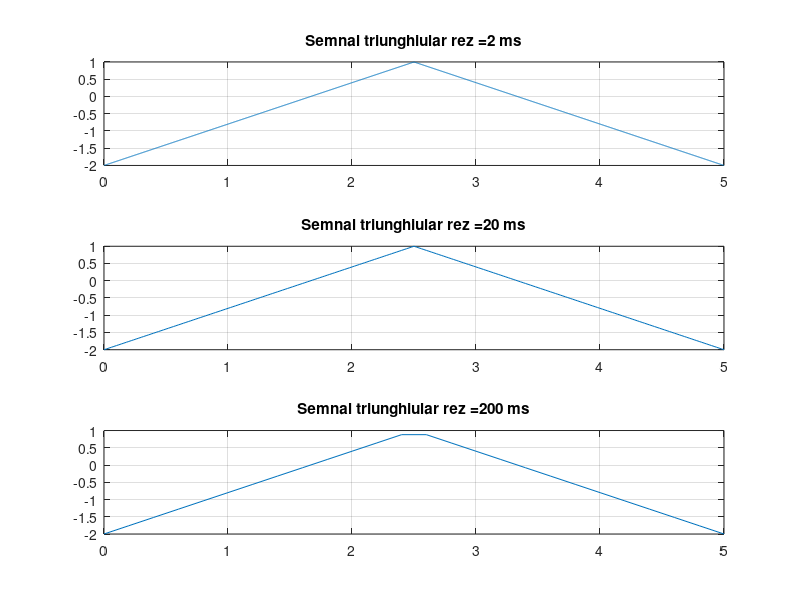

MATLAB code for this plot:
subplot(3,1,1)%imparte graficul in 3 bucati pe orizontala, pt (3,3,8) am fi obtinut al 8 grafic din 9 posibile
F=0.2
t=0:0.002:5;
x=1.5*sawtooth(2*pi*F*t,0.5)-0.5;%sawtooth-crearea unei forme de unda triunghiulare
plot(t,x),grid
title ('Semnal triunghiular rez =2 ms');

subplot(3,1,2)
F=0.2
t=0:0.02:5;
x=1.5*sawtooth(2*pi*F*t,0.5)-0.5;
plot(t,x),grid
title ('Semnal triunghiular rez =20 ms');

subplot(3,1,3)
F=0.2
t=0:0.2:5;
x=1.5*sawtooth(2*pi*F*t,0.5)-0.5;
plot(t,x),grid
title ('Semnal triunghiular rez =200 ms');